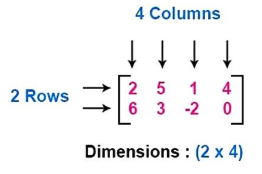
#> input picture Math/Linear Algebra/Order of Matrix/images/order.png, 262 x 174 px
$ jupyter execute 'order of matrix.ipynb'
#> lines starting #> are read from the running program, lines starting #| are printed output that depends on the picture
1. [Order of Matrix](#order-of-matrix)

#### Order of Matrix:
- talks about the rows and columns of a matrix
    - eg: mxn: 2x4
        - m = number of rows
        - n = number of columns

[cell 1]
from PIL import Image
from IPython.display import display

img = Image.open('images/order.png')
#> img is the input picture: PIL image 262x174 RGBA; mean R, G, B, A 242.6, 242.8, 244.8, 255
new_image = img.resize((285, 185))
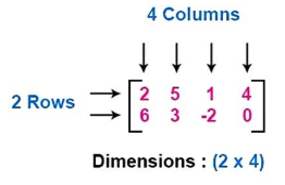
#> new_image: PIL image 285x185 RGBA; mean R, G, B, A 242.5, 242.7, 244.7, 255
display(new_image)
